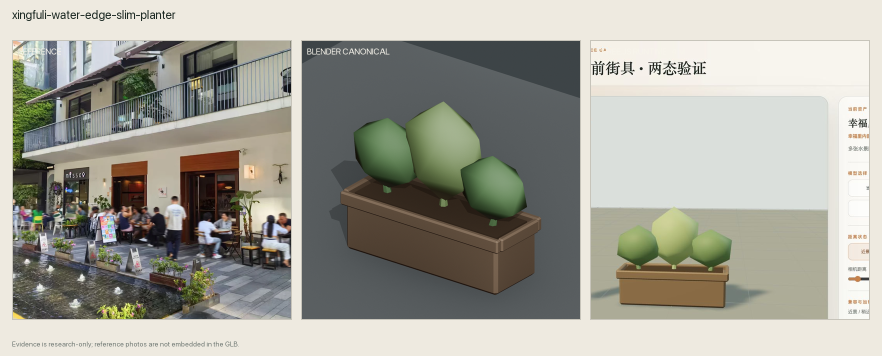
#> input picture test_artifacts/nonbuilding/xingfuli-current-street-furniture/test_xingfuli-water-edge-slim-planter-triptych.png, 1764 x 712 px, given in place of xingfuli-entry-bollards-2026.webp, which was not available (shown at 1/2 size)
$ python test_make_xingfuli_current_street_furniture_triptychs.py
#> lines starting #> are read from the running program, lines starting #| are printed output that depends on the picture; pictures that were not available may be replaced by others from this repository, and a replacement may not be noted
#> in make_triptych, `canvas = Image.new("RGB", (width, height), BACKGROUND)`:
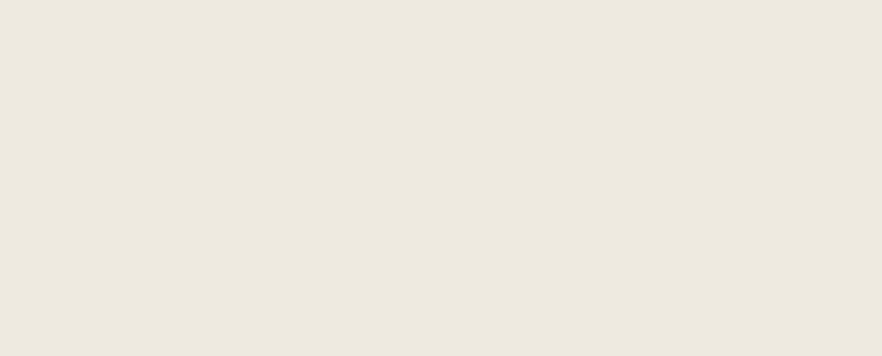
#> canvas: PIL image 1764x712 RGB (shown at 1/2 size); mean R, G, B 238, 234, 224
"""生成幸福里当前街具的参考 / Blender / Three.js 三联对照图。"""

from __future__ import annotations

from pathlib import Path

from PIL import Image, ImageDraw, ImageFont, ImageOps


ROOT = Path(__file__).resolve().parents[1]
EVIDENCE_DIR = (
    ROOT
    / "docs/research/assets/nonbuilding-evidence-pilot"
    / "xingfuli-current-street-furniture"
)
ARTIFACT_DIR = (
    ROOT / "test_artifacts/nonbuilding/xingfuli-current-street-furniture"
)

CELL_WIDTH = 560
CELL_HEIGHT = 560
LABEL_HEIGHT = 56
GAP = 18
MARGIN = 24
BACKGROUND = "#eeeae0"
INK = "#1d2a24"
MUTED = "#6e7772"

ASSETS = [
    {
        "slug": "xingfuli-pointed-entry-bollard",
        "reference": EVIDENCE_DIR / "xingfuli-entry-bollards-2026.webp",
        "referenceCenter": (0.58, 0.82),
    },
    {
        "slug": "xingfuli-water-edge-stone-seat-round",
        "reference": EVIDENCE_DIR / "xingfuli-water-edge-furniture-2026.webp",
        "referenceCenter": (0.68, 0.84),
    },
    {
        "slug": "xingfuli-water-edge-stone-seat-long",
        "reference": EVIDENCE_DIR / "xingfuli-stone-seat-family-2026.webp",
        "referenceCenter": (0.72, 0.58),
    },
    {
        "slug": "xingfuli-water-edge-slim-planter",
        "reference": EVIDENCE_DIR / "xingfuli-water-edge-furniture-2026.webp",
        "referenceCenter": (0.50, 0.68),
    },
]


def font(size: int) -> ImageFont.FreeTypeFont | ImageFont.ImageFont:
#> called with size = 24
    candidates = (
        "/System/Library/Fonts/SFNS.ttf",
        "/System/Library/Fonts/Helvetica.ttc",
    )
    for candidate in candidates:
        try:
            return ImageFont.truetype(candidate, size)
        except OSError:
            continue
    return ImageFont.load_default()


def fitted(
    path: Path,
    centering: tuple[float, float] = (0.5, 0.5),
) -> Image.Image:
#> called with centering = (0.58, 0.82)
    with Image.open(path) as source:
#> source is the input picture: PIL image 1764x712 RGB; mean R, G, B 162.2, 161.5, 151.7
        return ImageOps.fit(
            source.convert("RGB"),
            (CELL_WIDTH, CELL_HEIGHT),
            method=Image.Resampling.LANCZOS,
            centering=centering,
        )
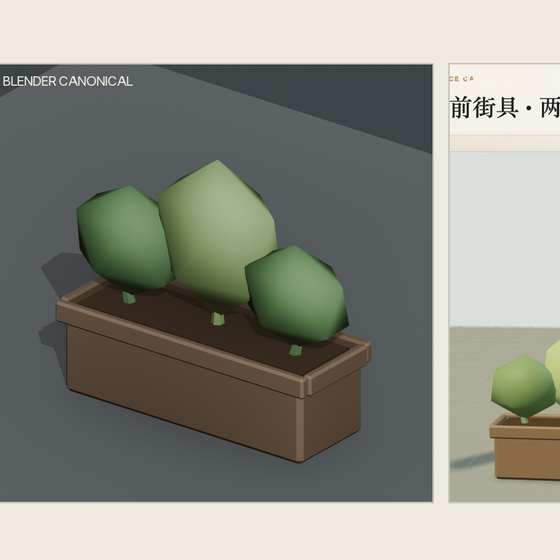
#> returned value: PIL image 560x560 RGB; mean R, G, B 138.9, 140.2, 131.4


def make_triptych(asset: dict[str, object]) -> Path:
    slug = str(asset["slug"])
    sources = [
        (
            "REFERENCE",
            Path(asset["reference"]),
            asset["referenceCenter"],
        ),
        (
            "BLENDER CANONICAL",
            ARTIFACT_DIR / f"test_{slug}-canonical.png",
            (0.5, 0.5),
        ),
        (
            "THREE.JS RUNTIME · 4 M",
            ARTIFACT_DIR / f"test_{slug}-webgl.png",
            (0.36, 0.58),
        ),
    ]
    width = MARGIN * 2 + CELL_WIDTH * 3 + GAP * 2
    height = MARGIN * 2 + LABEL_HEIGHT + CELL_HEIGHT + 48
    canvas = Image.new("RGB", (width, height), BACKGROUND)
    draw = ImageDraw.Draw(canvas)
    title_font = font(24)
    label_font = font(17)
    note_font = font(14)
    draw.text((MARGIN, 14), slug, fill=INK, font=title_font)

    for index, (label, path, centering) in enumerate(sources):
        x = MARGIN + index * (CELL_WIDTH + GAP)
        y = MARGIN + LABEL_HEIGHT
        image = fitted(path, centering=centering)
        canvas.paste(image, (x, y))
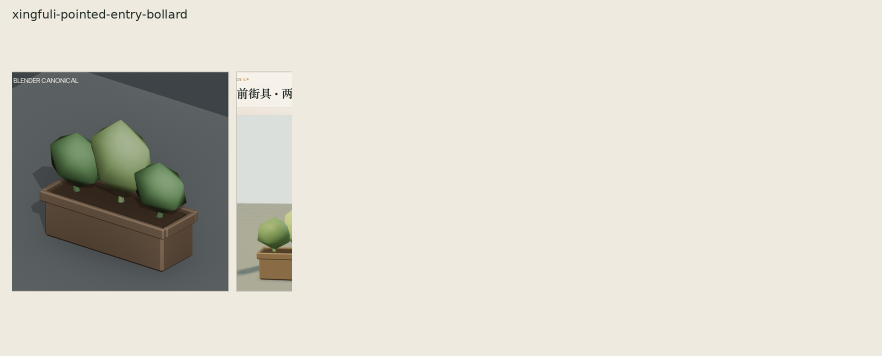
#> canvas: PIL image 1764x712 RGB (shown at 1/2 size); mean R, G, B 213, 210.3, 200.6
        draw.rectangle(
            (x, y, x + CELL_WIDTH - 1, y + CELL_HEIGHT - 1),
            outline="#c7c4ba",
            width=2,
        )
        draw.text((x + 12, y + 12), label, fill="#f7f4eb", font=label_font)
#> pass 2 of the loop in make_triptych, `for index, (label, path, centering) in enumerate(sources):`:
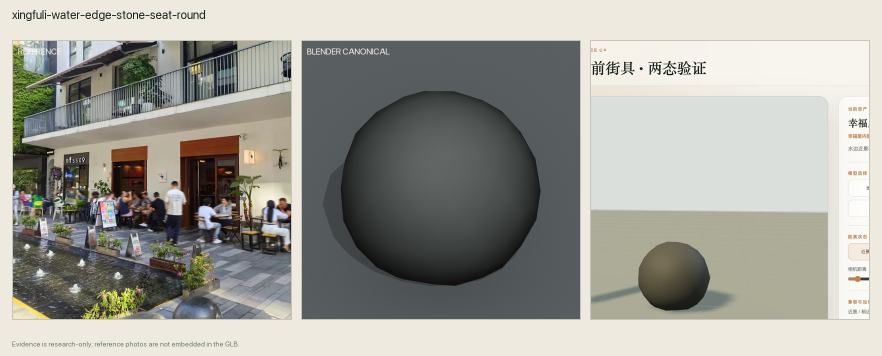
#> input picture test_artifacts/nonbuilding/xingfuli-current-street-furniture/test_xingfuli-water-edge-stone-seat-round-triptych.png, 1764 x 712 px, given in place of test_xingfuli-pointed-entry-bollard-canonical.png, which was not available (shown at 1/2 size)
#> in fitted, source is the input picture: PIL image 1764x712 RGB; mean R, G, B 159.7, 159.4, 152.1
#> in fitted (call 2), `return ImageOps.fit( source.convert("RGB"), (CELL_WIDTH, CELL_HEIGHT),..`:
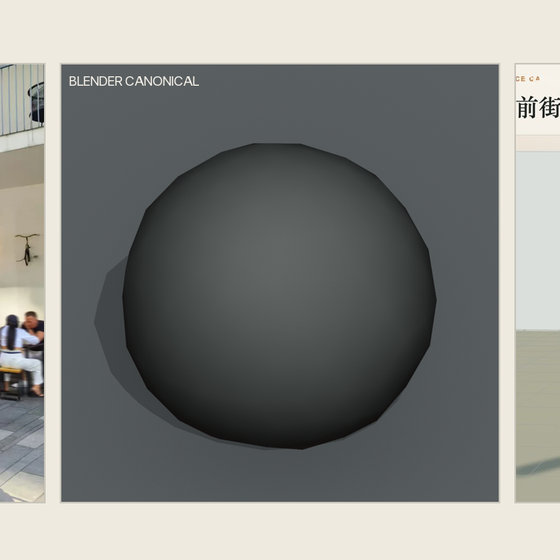
#> returned value: PIL image 560x560 RGB; mean R, G, B 132, 133.5, 130.1
#> in make_triptych, `canvas.paste(image, (x, y))`:
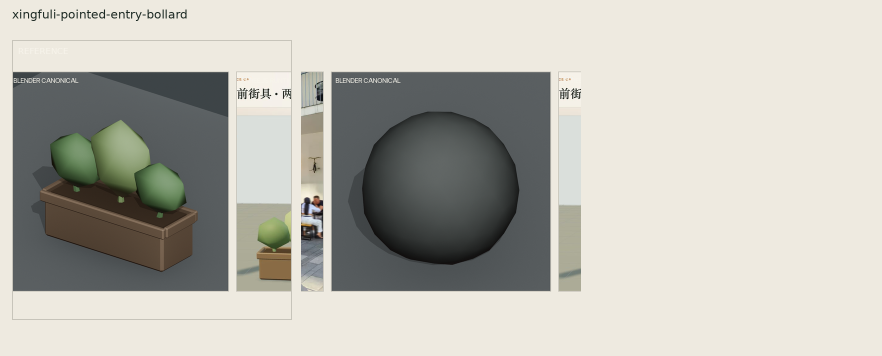
#> canvas: PIL image 1764x712 RGB (shown at 1/2 size); mean R, G, B 186.5, 185.2, 177.2
    draw.text(
        (MARGIN, height - 33),
        "Evidence is research-only; reference photos are not embedded in the GLB.",
        fill=MUTED,
        font=note_font,
    )
    output = ARTIFACT_DIR / f"test_{slug}-triptych.png"
    canvas.save(output, optimize=True)
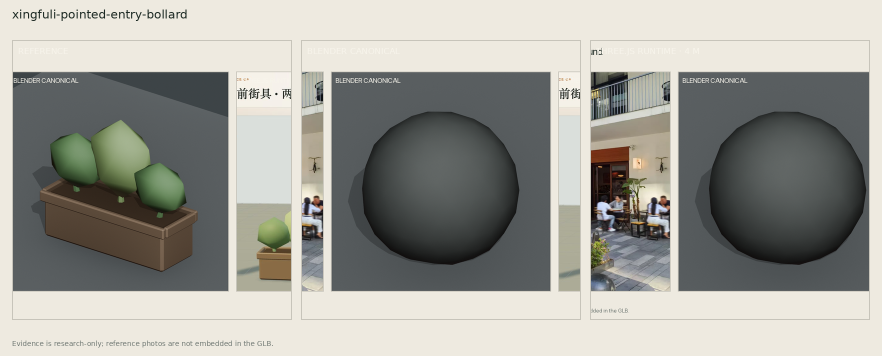
#> saved as test_xingfuli-pointed-entry-bollard-triptych.png: PIL image 1764x712 RGB (shown at 1/2 size); mean R, G, B 158.6, 158.4, 151.8
    return output


def make_contact_sheet(outputs: list[Path]) -> Path:
    thumb_width = 850
    thumb_height = 350
    width = MARGIN * 2 + thumb_width * 2 + GAP
    height = MARGIN * 2 + 50 + thumb_height * 2 + GAP
    canvas = Image.new("RGB", (width, height), BACKGROUND)
    draw = ImageDraw.Draw(canvas)
    draw.text(
        (MARGIN, 14),
        "Xingfuli current street furniture · evidence triptychs",
        fill=INK,
        font=font(24),
    )
    for index, output in enumerate(outputs):
        with Image.open(output) as source:
            image = ImageOps.contain(
                source.convert("RGB"),
                (thumb_width, thumb_height),
                method=Image.Resampling.LANCZOS,
            )
        x = MARGIN + (index % 2) * (thumb_width + GAP)
        y = MARGIN + 50 + (index // 2) * (thumb_height + GAP)
        image_x = x + (thumb_width - image.width) // 2
        image_y = y + (thumb_height - image.height) // 2
        canvas.paste(image, (image_x, image_y))
    target = ARTIFACT_DIR / "test_xingfuli-current-street-furniture-triptych-contact-sheet.png"
    canvas.save(target, optimize=True)
    return target


def main() -> None:
    outputs = [make_triptych(asset) for asset in ASSETS]
    outputs.append(make_contact_sheet(outputs))
    for output in outputs:
        print(output.relative_to(ROOT))


if __name__ == "__main__":
#> (the run stopped early here; a loop or call above may not have finished)
